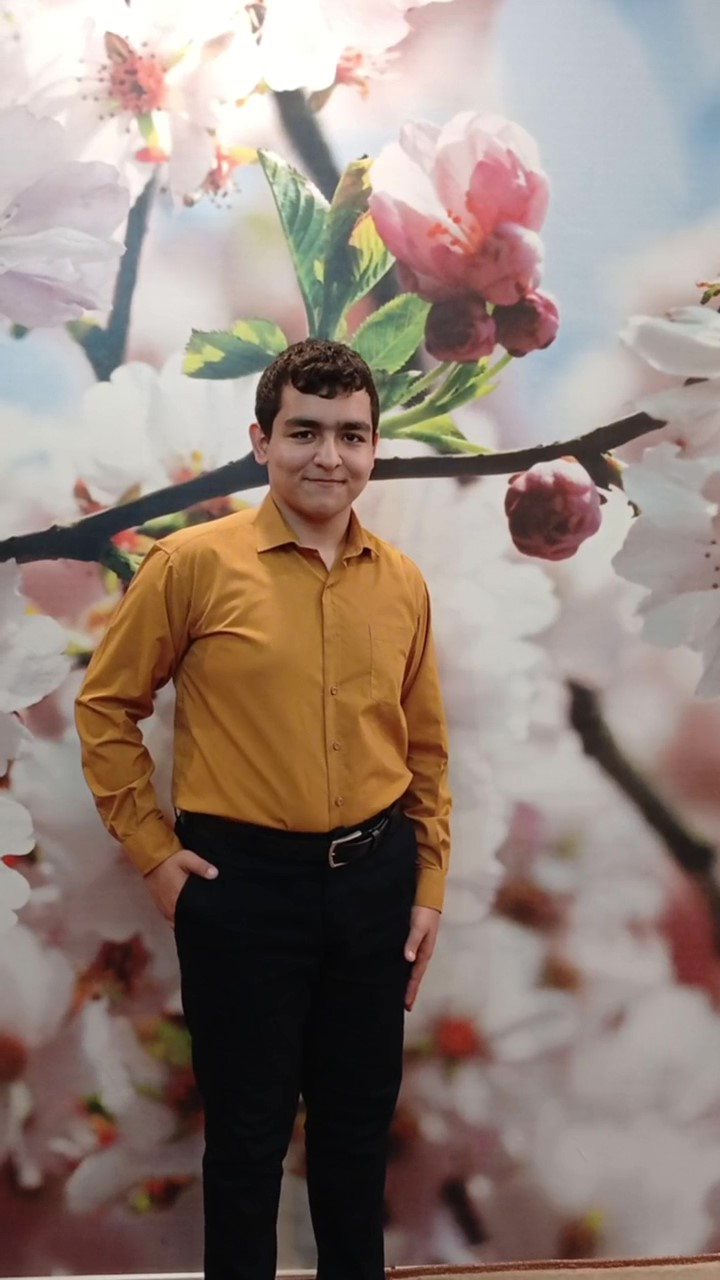
#> input picture Image processing/assignment 01/practice/imgs/normal.jpg, 720 x 1280 px, found by its file name
$ python main.py
#> lines starting #> are read from the running program, lines starting #| are printed output that depends on the picture
import cv2

class CropFace:
    def __init__(self):
        self.normal_image = cv2.imread(r"imgs\normal.jpg")
        self.happy_image = cv2.imread(r"imgs\happy.jpg")
        self.sad_image = cv2.imread(r"imgs\sad.jpg")
        self.wondered_image = cv2.imread(r"imgs\wondered.jpg")
        self.angry_image = cv2.imread(r"imgs\angry.jpg")

        rimg = self.resize_image(self.normal_image)
        face = rimg[170:260, 125:190]
        cv2.imwrite("output images/normal_face.jpg", face)


    def crop_angry_image(self, img):
        rimg = self.resize_image(img)
        face = rimg[155:240, 320:380]
        # show(rimg)
        self.show(face)
        cv2.imwrite("output images/angry_face.jpg", face)
        return face

    def crop_sad_image(self, img):
        rimg = self.resize_image(img)
        face = rimg[150:270, 270:360]
        # show(rimg)
        self.show(face)
        cv2.imwrite("output images/sad_face.jpg", face)
        return face

    def crop_happy_image(self, img):
        rimg = self.resize_image(img)
        face = rimg[230:310, 205:260]
        # show(rimg)
        self.show(face)
        cv2.imwrite("output images/happy_face.jpg", face)
        return face

    def crop_wondered_image(self, img):
        rimg = self.resize_image(img)
        face = rimg[80:190, 295:365]
        # show(rimg)
        self.show(face)
        cv2.imwrite("output images/wondered_face.jpg", face)
        return face

    def show(self, img, name="face"):
        cv2.imshow(name, img)
        cv2.waitKey(0)
        cv2.destroyAllWindows()

    def resize_image(self, img):
        r, c, _ = img.shape
        rimg = cv2.resize(img, (c//2, r//2))
        return rimg


class Draw_rectangle(CropFace):
    def __init__(self):
        super().__init__()
#> in __init__, self.normal_image is the input picture: shape (1280, 720, 3); mean B, G, R 121.1, 129.9, 146.9
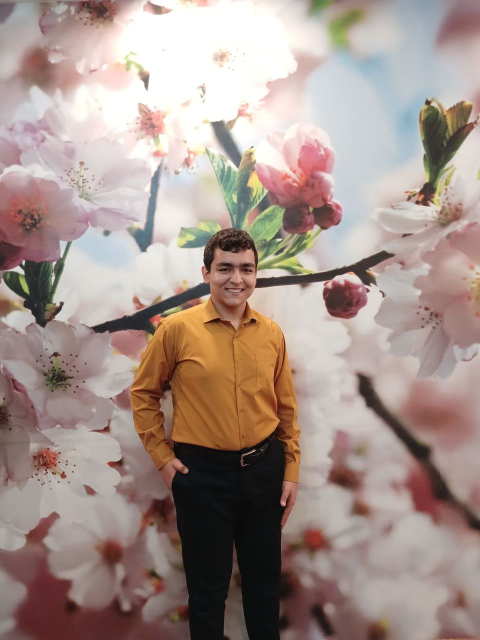
#> input picture Image processing/assignment 01/practice/imgs/happy.jpg, 960 x 1280 px, found by its file name (shown at 1/2 size)
#> in __init__, self.happy_image is the input picture: shape (1280, 960, 3); mean B, G, R 139.5, 146.8, 165.3
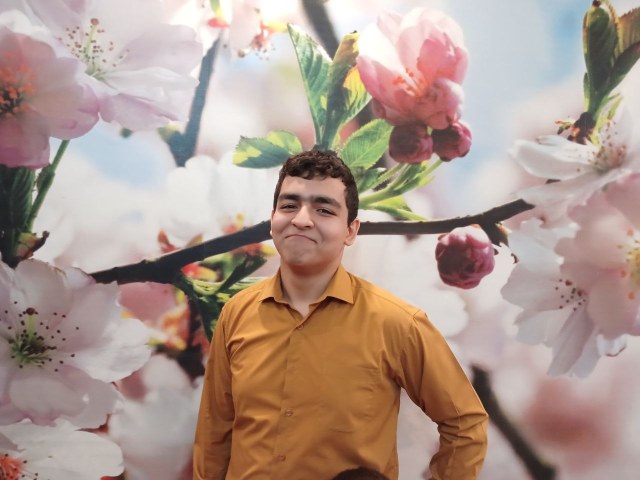
#> input picture Image processing/assignment 01/practice/imgs/sad.jpg, 1280 x 960 px, found by its file name (shown at 1/2 size)
#> in __init__, self.sad_image is the input picture: shape (960, 1280, 3); mean B, G, R 142, 152.6, 174.3
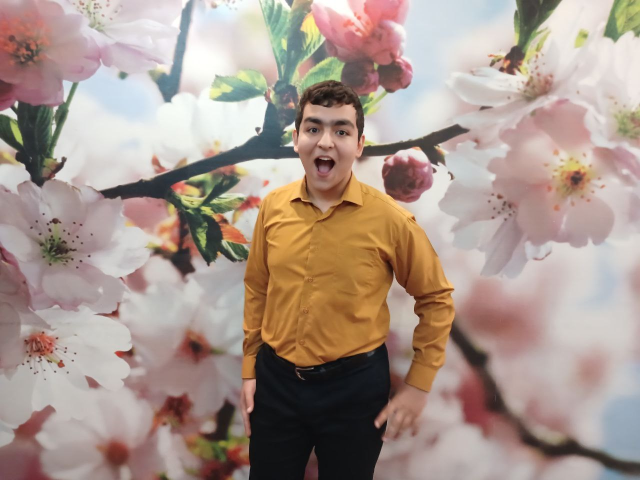
#> input picture Image processing/assignment 01/practice/imgs/wondered.jpg, 1280 x 960 px, found by its file name (shown at 1/2 size)
#> in __init__, self.wondered_image is the input picture: shape (960, 1280, 3); mean B, G, R 140.8, 150.6, 169
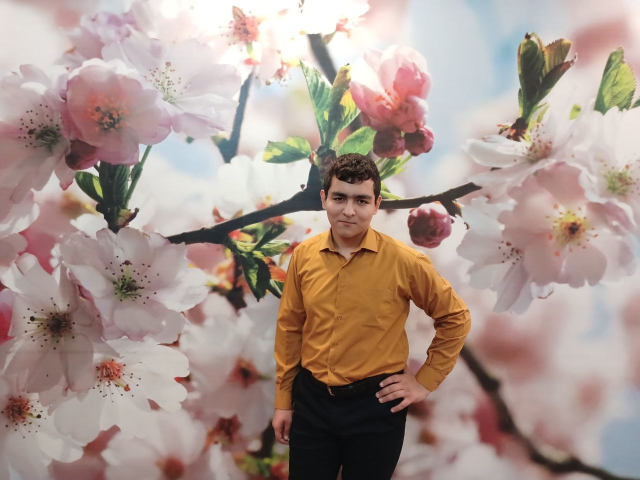
#> input picture Image processing/assignment 01/practice/imgs/angry.jpg, 1280 x 960 px, found by its file name (shown at 1/2 size)
#> in __init__, self.angry_image is the input picture: shape (960, 1280, 3); mean B, G, R 143, 151.4, 170.7
#> in __init__, `face = rimg[170:260, 125:190]`:
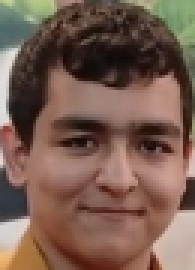
#> face: shape (90, 65, 3) (shown 3 times larger); mean B, G, R 80.8, 93.5, 120.9

    def draw_on_happy_image(self):
        img = self.happy_image
        img = self.resize_image(img)
        # 230:310, 205:260
        cv2.rectangle(img, (260, 230), (205, 310), (255, 255, 20), 5)
        self.show(img, "rectangle")
        cv2.imwrite("output images/draw_rectangle_on_happy_face.jpg", img)

    def draw_on_angry_image(self):
        img = self.angry_image
        img = self.resize_image(img)
        # 155:240, 320:380
        cv2.rectangle(img, (380, 155), (320, 240), (20, 255, 255), 5)
#> img: shape (480, 640, 3); mean B, G, R 142.6, 152.4, 171.6
        self.show(img, "rectangle")
        cv2.imwrite("output images/draw_rectangle_on_angry_face.jpg", img)

    def draw_on_normal_image(self):
        img = self.normal_image
        img = self.resize_image(img)
        # 170:260, 125:190
        cv2.rectangle(img, (190, 170), (125, 260), (20, 255, 255), 5)
#> img: shape (640, 360, 3)
        self.show(img, "rectangle")
        cv2.imwrite("output images/draw_rectangle_on_normal_face.jpg", img)

    def draw_on_sad_image(self):
        img = self.sad_image
        img = self.resize_image(img)
        # 150:270, 270:360
        cv2.rectangle(img, (360, 150), (270, 270), (20, 255, 255), 5)
#> img: shape (480, 640, 3)
        self.show(img, "rectangle")
        cv2.imwrite("output images/draw_rectangle_on_sad_face.jpg", img)

    def draw_on_wondered_image(self):
        img = self.wondered_image
        img = self.resize_image(img)
        # 80:190, 295:365
        cv2.rectangle(img, (365, 80), (295, 190), (20, 255, 255), 5)
#> img: shape (480, 640, 3); mean B, G, R 140.1, 151.6, 169.9
        self.show(img, "rectangle")
        cv2.imwrite("output images/draw_rectangle_on_wondered_face.jpg", img)

class ChangeFace(CropFace):
    def __init__(self):
        super().__init__()
        self.main_image = self.normal_image
        self.main_image = self.resize_image(self.main_image)
    # 170:260, 125:190
    def change_normal_to_happy(self):
        rface = cv2.resize(self.crop_happy_image(self.happy_image), (190-125, 260-170))
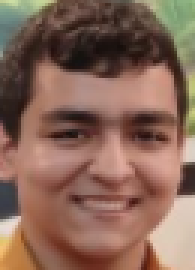
#> rface: shape (90, 65, 3) (shown 3 times larger); mean B, G, R 87.5, 102.5, 136
        self.main_image[170:260, 125:190] = rface
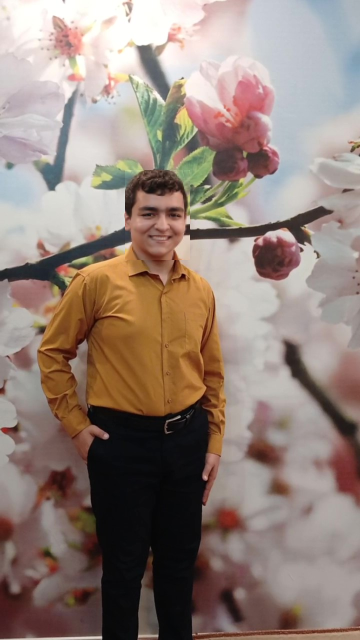
#> self.main_image: shape (640, 360, 3); mean B, G, R 121.4, 130.3, 147.5
        self.show(self.main_image, "changed")
        cv2.imwrite("output images/change_normal_to_happy.jpg", self.main_image)

    def change_normal_to_sad(self):
        rface = cv2.resize(self.crop_sad_image(self.sad_image), (190-125, 260-170))
        self.main_image[170:260, 125:190] = rface
        self.show(self.main_image, "changed")
        cv2.imwrite("output images/change_normal_to_sad.jpg", self.main_image)

    def change_normal_to_angry(self):
        rface = cv2.resize(self.crop_angry_image(self.angry_image), (190-125, 260-170))
        self.main_image[170:260, 125:190] = rface
        self.show(self.main_image, "changed")
        cv2.imwrite("output images/change_normal_to_angry.jpg", self.main_image)

    def change_normal_to_wondered(self):
        rface = cv2.resize(self.crop_wondered_image(self.wondered_image), (190-125, 260-170))
        self.main_image[170:260, 125:190] = rface
        self.show(self.main_image, "changed")
        cv2.imwrite("output images/change_normal_to_wondered.jpg", self.main_image)

if __name__ == "__main__":
    draw = Draw_rectangle()
    draw.draw_on_angry_image()
    draw.draw_on_happy_image()
    draw.draw_on_normal_image()
    draw.draw_on_sad_image()
    draw.draw_on_wondered_image()
    ############################################################
    c = ChangeFace()
    c.change_normal_to_happy()
    c.change_normal_to_sad()
    c.change_normal_to_angry()
    c.change_normal_to_wondered()
